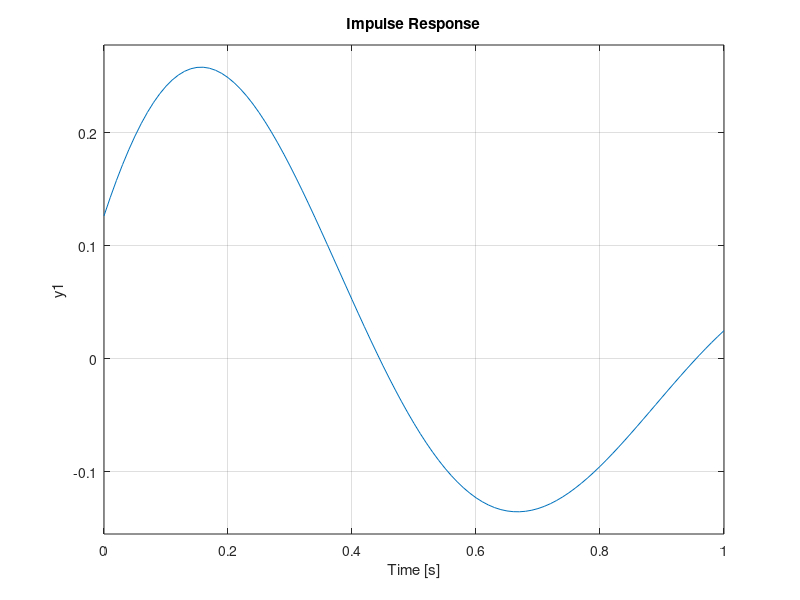

Reproduce this figure in MATLAB.
%%TASK 1.1
m_p = 0.16; %kg
c_p = 0.4; %Ns/m
k_p = 6.32; %N/m
c_p1 = 0;

w_n = sqrt(k_p/m_p);
zeta= c_p/2*sqrt(k_p*m_p);
zeta1 = c_p1/2*sqrt(k_p*m_p);
%%TASK 1.3
H = tf([0,2*zeta*w_n,w_n^2],[1,2*zeta*w_n,w_n^2]);
H1 = tf([0,2*zeta1*w_n,w_n^2],[1,2*zeta1*w_n,w_n^2]);
% fr= 0:0.01:100;
% [mag,phase,wout] = bode(H1,fr);
% bode(H,H1);


%% task 1.3

% t = 1:0.01:10;
% excitation_sin = 0.05*sin(3*t);
% 
% figure()
% plot(t,excitation_sin)
% 
% figure()
% lsim(H,excitation_sin,t) % sine excitation

figure()
impulse(H*0.05,1) % impulse excitation

% w = 0:0.1:25;
% PSD = (4.028e-7)./((2.88e-4)+(0.68*w.^2)+w.^4);
% % figure()
% % semilogy(lsim(H,PSD,..)))
% 
% clear zeta
% 
% c_p = 5;
% zeta= c_p/2*sqrt(k_p*m_p);
